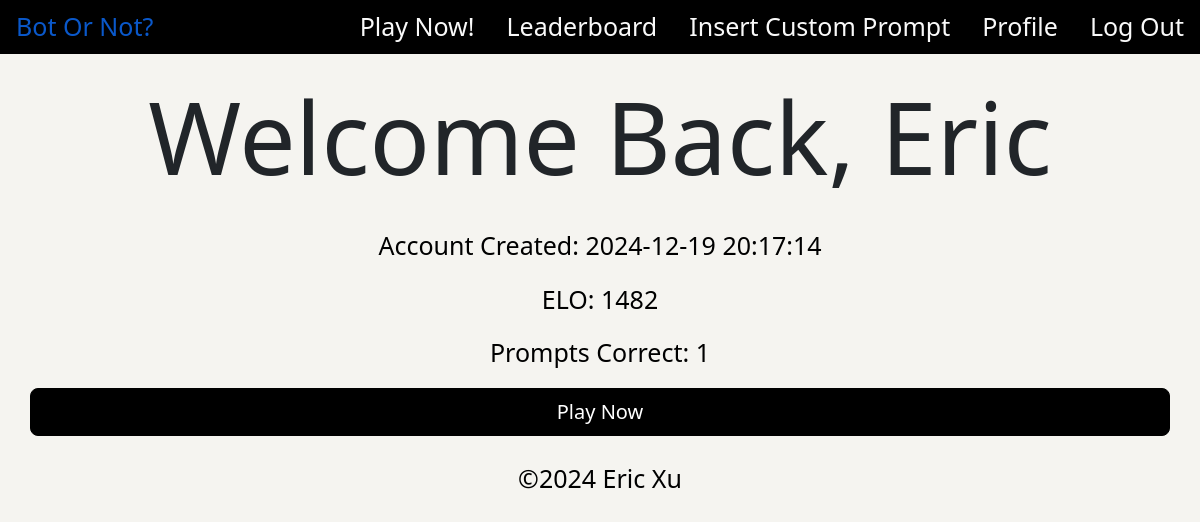
Screenshot of /landing (signed in) with the database file from the repository.
### tables this page shows
CREATE TABLE users (
    id INTEGER PRIMARY KEY AUTOINCREMENT,
    created TIMESTAMP NOT NULL DEFAULT CURRENT_TIMESTAMP,
    username TEXT NOT NULL,
    password TEXT NOT NULL,
    elo INTEGER NOT NULL DEFAULT 1500,
    questionsCorrect INTEGER NOT NULL DEFAULT 0
);

### flask_app.py (the view)
@app.route("/landing", methods=["GET", "POST"])
def landing():
    if "user_id" not in session:
        return redirect("/login")
    user_id = session["user_id"]
    conn = get_db_connection()
    user = conn.execute("SELECT * FROM users WHERE id = ?", (user_id,)).fetchone()
    conn.close()
    return render_template("landing.html", user=user)

### helpers.py (called while the page is built)
def get_db_connection():
    conn = sqlite3.connect('site.db')
    conn.row_factory = sqlite3.Row
    return conn

### templates/landing.html (shortened to what this page needs)
{% extends "base.html" %}
{% block main %}
<div class="container">
    <div class="text-center row">
        <h1 class="game-padding title">Welcome Back, {{ user['username'] }}</h1>
    </div>
    <div class="text-center row">
        <div class="col">
            <p class="game-text">Account Created: {{ user['created'] }}</p>
            <p class="game-text">ELO: {{ user['elo'] }}</p>
            <p class="game-text">Prompts Correct: {{ user['questionsCorrect'] }}</p>
        </div>
        <a class="btn btn-primary btn-lg" type="button" role="button" href="/game">Play Now</a>
    </div>
</div>
{% endblock %}

### static/styles.css (style rules this page uses)
.container-fluid { width: 100%; max-width: none; padding-left: 0; padding-right: 0; background-color: #f5f4f0; }
.title { font-size: 100px !important; }
.btn, .btn-primary { background-color: #000000 !important; border-color: #000000 !important; }
.game-text { color: #000000; font-size: 25px; }
.game-padding { padding-left: 2%; padding-right: 2%; padding-top: 2%; padding-bottom: 2%; }

### rows the page displays
users: username "Eric", created "2024-12-19 20:17:14", elo "1482", questionsCorrect "1"
